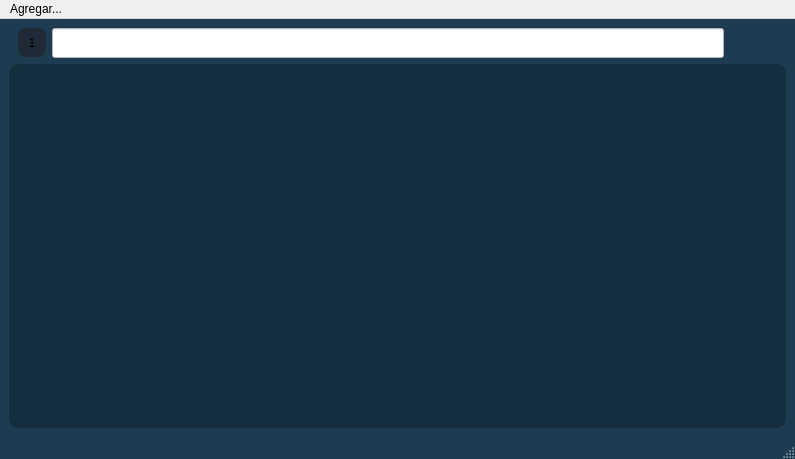
<?xml version="1.0" encoding="UTF-8"?>
<ui version="4.0">
 <class>main</class>
 <widget class="QMainWindow" name="main">
  <property name="geometry">
   <rect>
    <x>0</x>
    <y>0</y>
    <width>795</width>
    <height>459</height>
   </rect>
  </property>
  <property name="windowTitle">
   <string>LIAI Concreto</string>
  </property>
  <property name="styleSheet">
   <string notr="true">QMainWindow{
	background-color: #1d3c51;
}

QWidget#scroll_area_contents{
	background-color: #152e3e;
}

/*QAbstractButton{
	background-color: #fdfdfd;
	border: 1px solid #d0d0d0;
	border-radius: 2px;
}

QAbstractButton:hover{
	background-color: #e0eef9;
	border: 1px solid #0078d4;
}

QAbstractButton:pressed{
	background-color: #cce4f7;
	border: 1px solid #005499;
}*/

QScrollArea{
	background-color: #152e3e;;
}</string>
  </property>
  <widget class="QWidget" name="centralwidget">
   <layout class="QVBoxLayout" name="verticalLayout">
    <item>
     <layout class="QHBoxLayout" name="horizontalLayout_3">
      <item>
       <widget class="QWidget" name="toolbar" native="true">
        <layout class="QHBoxLayout" name="horizontalLayout">
         <property name="topMargin">
          <number>0</number>
         </property>
         <property name="bottomMargin">
          <number>0</number>
         </property>
         <item>
          <widget class="QToolButton" name="btn_grafico">
           <property name="styleSheet">
            <string notr="true">QToolButton {
    background-color: #1f2a36;
    border-radius: 8px;
    padding: 6px;
}

QToolButton:hover {
    background-color: #33475b;
}
</string>
           </property>
           <property name="text">
            <string>1</string>
           </property>
           <property name="icon">
            <iconset resource="resources.qrc">
             <normaloff>:/main/icons/graphic_mode.png</normaloff>:/main/icons/graphic_mode.png</iconset>
           </property>
           <property name="iconSize">
            <size>
             <width>30</width>
             <height>30</height>
            </size>
           </property>
           <property name="checkable">
            <bool>true</bool>
           </property>
           <property name="checked">
            <bool>true</bool>
           </property>
          </widget>
         </item>
         <item>
          <widget class="QLineEdit" name="le_filtrar">
           <property name="minimumSize">
            <size>
             <width>0</width>
             <height>30</height>
            </size>
           </property>
           <property name="font">
            <font>
             <family>Inter</family>
             <pointsize>11</pointsize>
            </font>
           </property>
           <property name="styleSheet">
            <string notr="true">background-color: white;
color: black;</string>
           </property>
           <property name="alignment">
            <set>Qt::AlignLeading|Qt::AlignLeft|Qt::AlignVCenter</set>
           </property>
          </widget>
         </item>
        </layout>
       </widget>
      </item>
      <item>
       <spacer name="horizontalSpacer">
        <property name="orientation">
         <enum>Qt::Horizontal</enum>
        </property>
        <property name="sizeType">
         <enum>QSizePolicy::Fixed</enum>
        </property>
        <property name="sizeHint" stdset="0">
         <size>
          <width>40</width>
          <height>20</height>
         </size>
        </property>
       </spacer>
      </item>
      <item>
       <widget class="QLabel" name="label">
        <property name="text">
         <string/>
        </property>
        <property name="pixmap">
         <pixmap resource="resources.qrc">:/main/images/liai_logo.png</pixmap>
        </property>
       </widget>
      </item>
     </layout>
    </item>
    <item>
     <widget class="QScrollArea" name="scroll_area">
      <property name="font">
       <font>
        <family>Ink Free</family>
       </font>
      </property>
      <property name="styleSheet">
       <string notr="true">border-radius: 10px;
</string>
      </property>
      <property name="widgetResizable">
       <bool>true</bool>
      </property>
      <widget class="QWidget" name="scroll_area_contents">
       <property name="geometry">
        <rect>
         <x>0</x>
         <y>0</y>
         <width>773</width>
         <height>327</height>
        </rect>
       </property>
      </widget>
     </widget>
    </item>
   </layout>
  </widget>
  <widget class="QMenuBar" name="menubar">
   <property name="geometry">
    <rect>
     <x>0</x>
     <y>0</y>
     <width>795</width>
     <height>26</height>
    </rect>
   </property>
   <widget class="QMenu" name="menuAgregar">
    <property name="title">
     <string>Agregar...</string>
    </property>
    <addaction name="accion_dispositivo"/>
    <addaction name="accion_grupo"/>
   </widget>
   <addaction name="menuAgregar"/>
  </widget>
  <widget class="QStatusBar" name="statusbar"/>
  <action name="accion_dispositivo">
   <property name="text">
    <string>Dispositivo</string>
   </property>
  </action>
  <action name="accion_grupo">
   <property name="text">
    <string>Grupo</string>
   </property>
  </action>
 </widget>
 <resources>
  <include location="resources.qrc"/>
 </resources>
 <connections/>
</ui>
